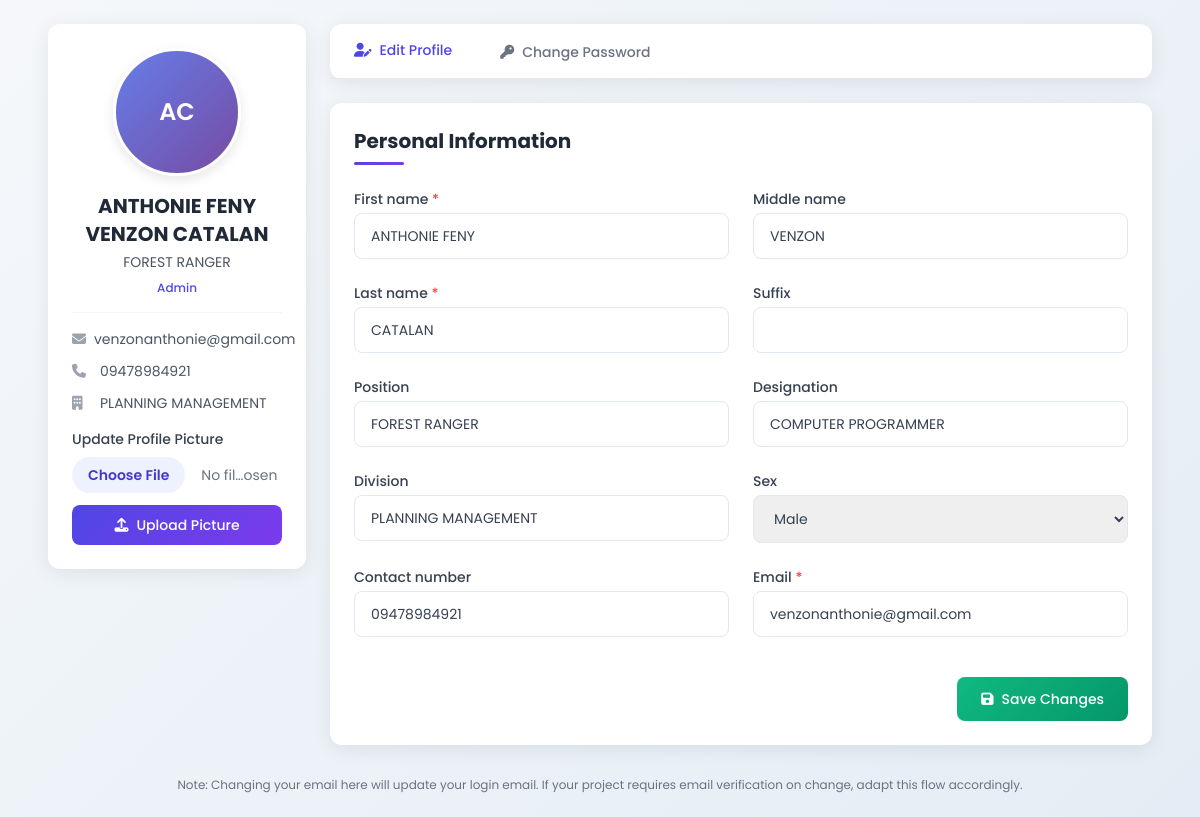
Before: /profile.php (signed in) with the older database file.
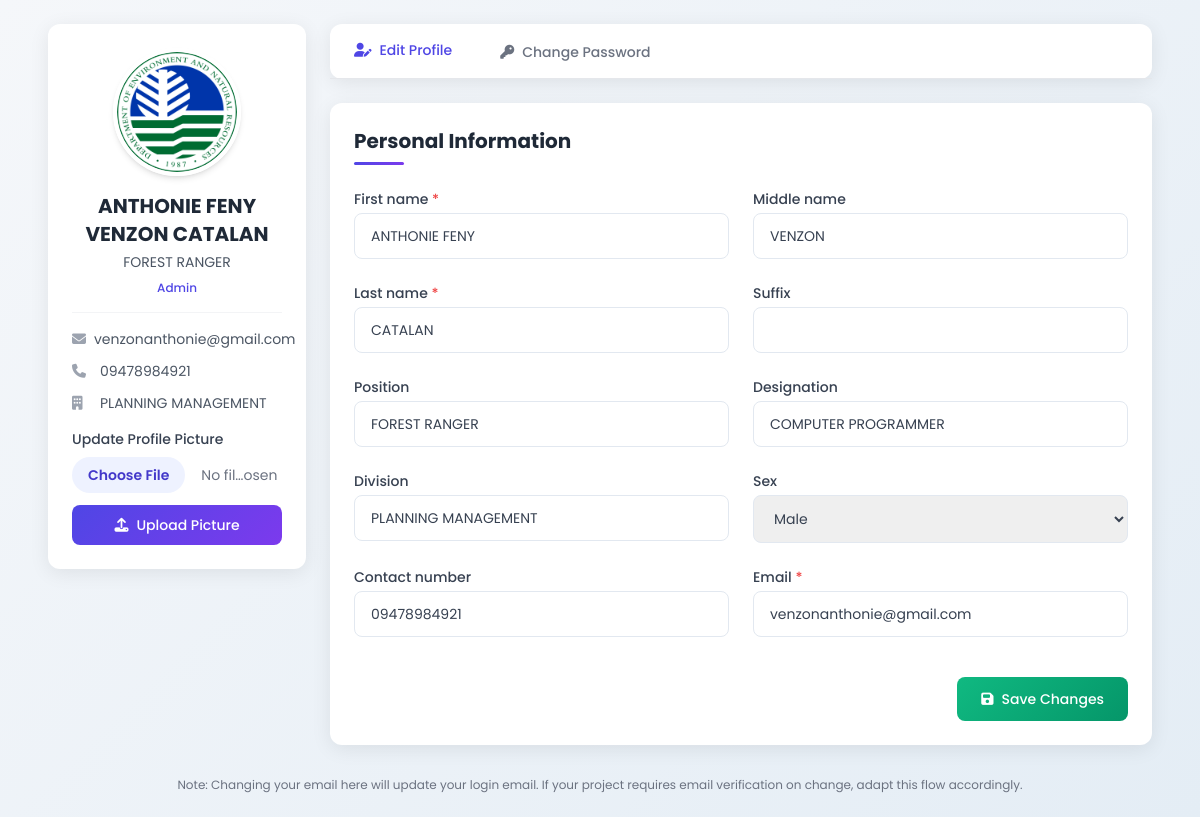
After: the same page with the newer database file.
### tables this page shows
CREATE TABLE `users` (
  `user_id` int(11) NOT NULL,
  `email` varchar(255) NOT NULL,
  `password_hash` varchar(255) NOT NULL,
  `first_name` varchar(100) NOT NULL,
  `middle_name` varchar(100) DEFAULT NULL,
  `last_name` varchar(100) NOT NULL,
  `suffix` varchar(20) DEFAULT NULL,
  `position` varchar(100) DEFAULT NULL,
  `designation` varchar(100) DEFAULT NULL,
  `division` varchar(100) DEFAULT NULL,
  `sex` enum('Male','Female','Other','Prefer not to say') DEFAULT NULL,
  `contact_number` varchar(50) DEFAULT NULL,
  `role` enum('Initiator','Section Chief','Division Chief','ARD','RED','Records Office','Admin') NOT NULL DEFAULT 'Initiator',
  `status` enum('pending','active','disabled') NOT NULL DEFAULT 'pending',
  `verification_token` varchar(255) DEFAULT NULL,
  `token_expiry` datetime DEFAULT NULL,
  `reset_token` varchar(255) DEFAULT NULL,
  `reset_token_expiry` datetime DEFAULT NULL,
  `created_at` timestamp NOT NULL DEFAULT current_timestamp(),
  `otos_userlink` int(11) NOT NULL,
  `profile_picture_path` varchar(255) DEFAULT NULL
);

### profile.php (the view, shortened to what this page needs)
<?php
$user_id = (int)$_SESSION['user_id'];
$conn = null;
function e($v) { return htmlspecialchars((string)$v, ENT_QUOTES | ENT_SUBSTITUTE, 'UTF-8'); }
$stmt = $conn->prepare("SELECT user_id, email, first_name, middle_name, last_name, suffix, position, designation, division, sex, contact_number, role, status, profile_picture_path FROM users WHERE user_id = ?");
$stmt->bind_param("i", $user_id);
$stmt->execute();
$result = $stmt->get_result();
$user = $result->fetch_assoc();
$full_name = trim($user['first_name'] . ' ' . ($user['middle_name'] ?: '') . ' ' . $user['last_name']);
?>
<!doctype html>
<html lang="en">
<head>
    <script src="https://cdn.tailwindcss.com"></script>
    <link rel="stylesheet" href="https://cdnjs.cloudflare.com/ajax/libs/font-awesome/6.4.0/css/all.min.css">
</head>
<body class="min-h-screen text-gray-700">
    <div class="max-w-6xl mx-auto p-6">
        <div class="grid grid-cols-1 lg:grid-cols-4 gap-6">
            <div class="lg:col-span-1">
                <div class="bg-white rounded-xl card-shadow p-6 sticky top-6">
                    <div class="flex flex-col items-center space-y-4">
                        <div class="profile-pic-container">
                            <?php if (!empty($user['profile_picture_path']) && file_exists(__DIR__ . '/' . $user['profile_picture_path'])): ?>
                                <img src="<?= e($user['profile_picture_path']) ?>" alt="avatar" class="w-32 h-32 rounded-full object-cover border-4 border-white shadow-md">
                            <?php else:
                                $initials = strtoupper(substr($user['first_name'],0,1) . (isset($user['last_name'][0]) ? $user['last_name'][0] : ''));
                            ?>
                                <div class="w-32 h-32 rounded-full avatar-placeholder text-2xl"><?= e($initials) ?></div>
                            <?php endif; ?>
                        </div>
                        <div class="text-center">
                            <h2 class="text-xl font-bold text-gray-800"><?= e($full_name) ?></h2>
                            <p class="text-sm text-gray-600 mt-1"><?= e($user['position'] ?: 'No position specified') ?></p>
                            <p class="text-xs text-indigo-600 font-medium mt-2"><?= e($user['role']) ?></p>
                        </div>
                        <div class="w-full border-t border-gray-100 pt-4">
                            <div class="space-y-3">
                                <div class="flex items-center text-sm">
                                    <i class="fas fa-envelope text-gray-400 w-5 mr-2"></i>
                                    <span class="text-gray-600"><?= e($user['email']) ?></span>
                                </div>
                                <?php if ($user['contact_number']): ?>
                                <div class="flex items-center text-sm">
                                    <i class="fas fa-phone text-gray-400 w-5 mr-2"></i>
                                    <span class="text-gray-600"><?= e($user['contact_number']) ?></span>
                                </div>
                                <?php endif; ?>
                                <?php if ($user['division']): ?>
                                <div class="flex items-center text-sm">
                                    <i class="fas fa-building text-gray-400 w-5 mr-2"></i>
                                    <span class="text-gray-600"><?= e($user['division']) ?></span>
                                </div>
                                <?php endif; ?>
                            </div>
                        </div>
                        <form action="profile.php" method="post" enctype="multipart/form-data" class="w-full mt-4">
                            <label class="block text-sm font-medium text-gray-700 mb-2">Update Profile Picture</label>
                            <input type="file" name="profile_picture" accept="image/*" class="block w-full text-sm text-gray-500 file:mr-4 file:py-2 file:px-4 file:rounded-full file:border-0 file:text-sm file:font-semibold file:bg-indigo-50 file:text-indigo-700 hover:file:bg-indigo-100 mb-3" />
                            <button class="w-full btn-primary text-white py-2.5 rounded-lg text-sm font-medium flex items-center justify-center">
                                <i class="fas fa-upload mr-2"></i>
                                Upload Picture
                            </button>
                        </form>
                    </div>
                </div>
            </div>
            <div class="lg:col-span-3">
                <div class="bg-white rounded-xl card-shadow mb-6">
                    <div class="border-b border-gray-200">
                        <nav class="flex -mb-px">
                            <button id="profile-tab" class="tab-active py-4 px-6 text-center border-transparent font-medium text-sm">
                                <i class="fas fa-user-edit mr-2"></i>Edit Profile
                            </button>
                            <button id="password-tab" class="py-4 px-6 text-center border-transparent font-medium text-sm text-gray-500 hover:text-gray-700">
                                <i class="fas fa-key mr-2"></i>Change Password
                            </button>
                        </nav>
                    </div>
                </div>
                <div id="profile-content" class="bg-white rounded-xl card-shadow p-6">
                    <h3 class="section-title text-xl font-bold text-gray-800">Personal Information</h3>
                    <form action="profile.php" method="post" class="space-y-6">
                        <div class="grid grid-cols-1 md:grid-cols-2 gap-6">
                            <div>
                                <label class="block text-sm font-medium text-gray-700 mb-1">First name <span class="text-red-500">*</span></label>
                                <input name="first_name" value="<?= e($user['first_name']) ?>" class="w-full form-input rounded-lg px-4 py-3 text-sm" required>
                            </div>
                            <div>
                                <label class="block text-sm font-medium text-gray-700 mb-1">Middle name</label>
                                <input name="middle_name" value="<?= e($user['middle_name']) ?>" class="w-full form-input rounded-lg px-4 py-3 text-sm">
                            </div>
                        </div>
                        <div class="grid grid-cols-1 md:grid-cols-2 gap-6">
                            <div>
                                <label class="block text-sm font-medium text-gray-700 mb-1">Last name <span class="text-red-500">*</span></label>
                                <input name="last_name" value="<?= e($user['last_name']) ?>" class="w-full form-input rounded-lg px-4 py-3 text-sm" required>
                            </div>
                            <div>
                                <label class="block text-sm font-medium text-gray-700 mb-1">Suffix</label>
                                <input name="suffix" value="<?= e($user['suffix']) ?>" class="w-full form-input rounded-lg px-4 py-3 text-sm">
                            </div>
                        </div>
                        <div class="grid grid-cols-1 md:grid-cols-2 gap-6">
                            <div>
                                <label class="block text-sm font-medium text-gray-700 mb-1">Position</label>
                                <input name="position" value="<?= e($user['position']) ?>" class="w-full form-input rounded-lg px-4 py-3 text-sm">
                            </div>
                            <div>
                                <label class="block text-sm font-medium text-gray-700 mb-1">Designation</label>
                                <input name="designation" value="<?= e($user['designation']) ?>" class="w-full form-input rounded-lg px-4 py-3 text-sm">
                            </div>
                        </div>
                        <div class="grid grid-cols-1 md:grid-cols-2 gap-6">
                            <div>
                                <label class="block text-sm font-medium text-gray-700 mb-1">Division</label>
                                <input name="division" value="<?= e($user['division']) ?>" class="w-full form-input rounded-lg px-4 py-3 text-sm">
                            </div>
                            <div>
                                <label class="block text-sm font-medium text-gray-700 mb-1">Sex</label>
                                <select name="sex" class="w-full form-input rounded-lg px-4 py-3 text-sm">
                                    <option value="Male" <?= $user['sex'] === 'Male' ? 'selected' : '' ?>>Male</option>
                                </select>
                            </div>
                        </div>
                        <div class="grid grid-cols-1 md:grid-cols-2 gap-6">
                            <div>
                                <label class="block text-sm font-medium text-gray-700 mb-1">Contact number</label>
                                <input name="contact_number" value="<?= e($user['contact_number']) ?>" class="w-full form-input rounded-lg px-4 py-3 text-sm">
                            </div>
                            <div>
                                <label class="block text-sm font-medium text-gray-700 mb-1">Email <span class="text-red-500">*</span></label>
                                <input name="email" value="<?= e($user['email']) ?>" type="email" class="w-full form-input rounded-lg px-4 py-3 text-sm" required>
                            </div>
                        </div>
                        <div class="flex items-center justify-end pt-4">
                            <button type="submit" class="btn-success text-white px-6 py-3 rounded-lg text-sm font-medium flex items-center">
                                <i class="fas fa-save mr-2"></i>
                                Save Changes
                            </button>
                        </div>
                    </form>
                </div>
            </div>
        </div>
        <div class="mt-8 text-center text-xs text-gray-500">
            <p>Note: Changing your email here will update your login email. If your project requires email verification on change, adapt this flow accordingly.</p>
        </div>
    </div>
</body>
</html>

### profile.php (style rules this page uses)
body { font-family: 'Poppins', sans-serif; background: linear-gradient(135deg, #f5f7fa 0%, #e4edf5 100%); min-height: 100vh; }
.card-shadow { box-shadow: 0 4px 20px rgba(0, 0, 0, 0.08); transition: all 0.3s ease; }
.profile-pic-container { position: relative; display: inline-block; }
.form-input { transition: all 0.3s ease; border: 1px solid #e2e8f0; }
.btn-primary { background: linear-gradient(135deg, #4f46e5 0%, #7c3aed 100%); transition: all 0.3s ease; }
.btn-success { background: linear-gradient(135deg, #10b981 0%, #059669 100%); transition: all 0.3s ease; }
.tab-active { border-bottom: 3px solid #4f46e5; color: #4f46e5; font-weight: 600; }
.section-title { position: relative; padding-bottom: 10px; margin-bottom: 20px; }
.section-title:after { content: ''; position: absolute; bottom: 0; left: 0; width: 50px; height: 3px; background: linear-gradient(135deg, #4f46e5 0%, #7c3aed 100%); border-radius: 3px; }
.avatar-placeholder { background: linear-gradient(135deg, #667eea 0%, #764ba2 100%); color: white; font-weight: 600; display: inline-flex; align-items: center; justify-content: center; border: 3px solid white; box-shadow: 0 4px 12px rgba(0, 0, 0, 0.1); }

Changed rows visible on the page:
changed users "ANTHONIE FENY VENZON CATALAN": profile_picture_path: picture added; initials "AC" → (not shown)
